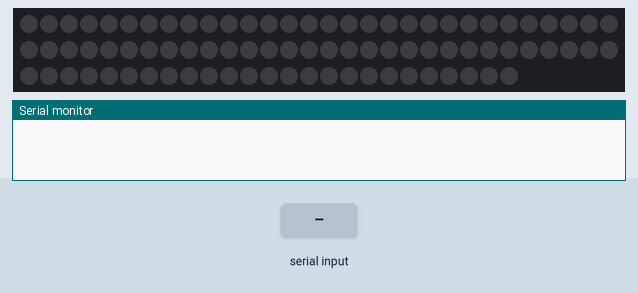
A sketch run on a simulated Arduino Uno, built with avr-gcc and run on an emulated ATmega328P. Shown: 85 RGB LEDs in strip order, left to right, continuing on the next row, the last lines printed to the serial monitor. The test bench sets the inputs (shaded band). Dim RGB values are drawn brighter than linear; the strip is taken to match the declared colour order.

Above: at 1.2 s.
1.3 s: "190\n" received over the second serial link
At 2.7 s:
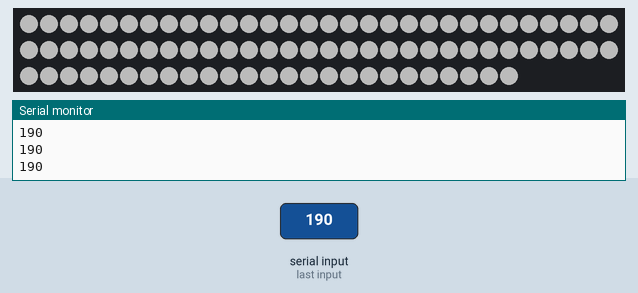
3.8 s: "290\n" received over the second serial link
6.3 s: "1" received over the second serial link
At 7.7 s:
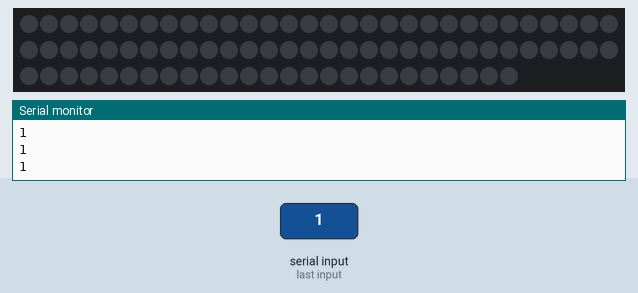
Timing chart, 0 to 9.3 s (numbered marks = the images above; inputs shaded):
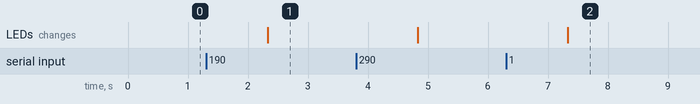

Measured:
- after the input at 1.3 s, the LEDs: change after 1.0 s (image 1)
- after the input at 6.3 s, the LEDs: change after 1.0 s (image 2)

The sketch:

Arduino_Neopixel_Led_Strip_WS2812B_Bluetooth_Control.ino
```cpp
/*
 * Arduino Control Led Strip WS2812B Using App
 * Sindangkerta, 20 Apr 2020
 * Created by Ngulik.id
 */

#include <Adafruit_NeoPixel.h>
#include <SoftwareSerial.h>

#define LED_PIN 4     //Pin yang terhubung ke Digital Input Led Strp
#define LED_COUNT 85  //Jumlah Neopixel LED yang akan digunakan

Adafruit_NeoPixel strip(LED_COUNT, LED_PIN, NEO_RGB + NEO_KHZ800);//Deklarasi objek LED Strip Neopixel Led Strip
SoftwareSerial Bluetooth(10, 11); // Arduino(RX, TX) - Bluetooth (TX, RX)


int brightness = 100;   //Mengatur Cahaya
int redColor = 0;
int greenColor = 0;
int blueColor = 0;

int redColor2 = 0;
int greenColor2 = 0;
int blueColor2 = 0;

String dataIn = "";   //Variabel Menerima data dari App

unsigned long timer1 = 0;


void setup(){
  strip.begin();
  strip.show();
  strip.setBrightness(brightness);
  Bluetooth.begin(38400);
  Serial.begin(38400);
}


void loop(){

  if (Bluetooth.available() > 0);{
    dataIn = Bluetooth.readString();
    delay(20);
    Serial.println(dataIn);

    if (dataIn.startsWith("1")){
//      delay(10);
//      digitalWrite(6, 1);
      String R = dataIn.substring(dataIn.indexOf("R") +1, dataIn.indexOf("G"));
      redColor = R.toInt();
      Serial.println(R);
      String G = dataIn.substring(dataIn.indexOf("G") +1, dataIn.indexOf("B"));
      greenColor = G.toInt();
      Serial.println(G);
      String B = dataIn.substring(dataIn.indexOf("B") +1, dataIn.indexOf("E"));
      blueColor = B.toInt();
      Serial.println(B);
//
      }

    if (dataIn.startsWith("2")){
      String stringBrightness = dataIn.substring(dataIn.indexOf("2") + 1, dataIn.length());
      brightness = stringBrightness.toInt();
      strip.setBrightness(brightness);
      Serial.println(brightness);
    }

//    if (dataIn.startsWith("3")){
//      delay(10);
//      digitalWrite(6, 0);
//      String R = dataIn.substring(dataIn.indexOf("R") +1, dataIn.indexOf("G"));
//      redColor = R.toInt();
//      Serial.println(R);
//      String G = dataIn.substring(dataIn.indexOf("G") +1, dataIn.indexOf("B"));
//      greenColor = G.toInt();
//      Serial.println(G);
//      String B = dataIn.substring(dataIn.indexOf("B") +1, dataIn.indexOf("E"));
//      blueColor = B.toInt();
//      Serial.println(B);
//
//    }


       for (int i = 0; i < LED_COUNT; i++){
      strip.setPixelColor(i, strip.Color(greenColor, redColor, blueColor));

    }
  }

  strip.show();
  delay(20);
}
```
